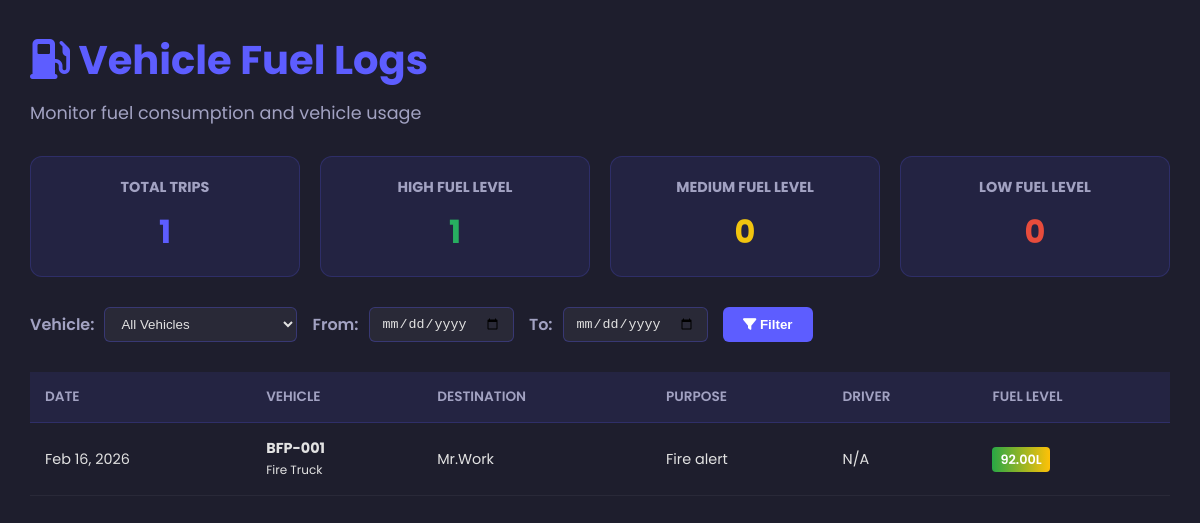
Page /vehicle_fuel_logs.php (signed in) on the committed database.
### tables this page shows
CREATE TABLE `trip_tickets` (
  `id` int(11) NOT NULL,
  `control_no` varchar(50) NOT NULL,
  `ticket_date` date NOT NULL,
  `driver_id` int(11) DEFAULT NULL,
  `vehicle_plate_no` varchar(20) NOT NULL,
  `authorized_passenger` varchar(255) DEFAULT NULL,
  `places_to_visit` text DEFAULT NULL,
  `purpose` text DEFAULT NULL,
  `dep_office_time` varchar(20) DEFAULT NULL,
  `arr_location_time` varchar(20) DEFAULT NULL,
  `dep_location_time` varchar(20) DEFAULT NULL,
  `arr_office_time` varchar(20) DEFAULT NULL,
  `approx_distance` decimal(10,2) DEFAULT NULL,
  `speedometer_start` int(11) DEFAULT NULL,
  `speedometer_end` int(11) DEFAULT NULL,
  `gas_balance_start` decimal(10,2) DEFAULT NULL,
  `gas_issued_office` decimal(10,2) DEFAULT NULL,
  `gas_added_trip` decimal(10,2) DEFAULT NULL,
  `gas_total` decimal(10,2) DEFAULT NULL,
  `gas_used_trip` decimal(10,2) DEFAULT NULL,
  `gas_balance_end` decimal(10,2) DEFAULT NULL,
  `gear_oil_issued` decimal(10,2) DEFAULT NULL,
  `lub_oil_issued` decimal(10,2) DEFAULT NULL,
  `grease_issued` decimal(10,2) DEFAULT NULL,
  `remarks` text DEFAULT NULL,
  `authorized_by` varchar(100) DEFAULT NULL,
  `auth_date` date DEFAULT NULL,
  `created_at` timestamp NOT NULL DEFAULT current_timestamp(),
  `status` enum('Pending','Active','Submitted') NOT NULL DEFAULT 'Pending',
  `qr_code` varchar(255) DEFAULT NULL,
  `passenger_1_name` varchar(255) DEFAULT NULL,
  `passenger_1_date` date DEFAULT NULL,
  `passenger_2_name` varchar(255) DEFAULT NULL,
  `passenger_2_date` date DEFAULT NULL,
  `passenger_3_name` varchar(255) DEFAULT NULL,
  `passenger_3_date` date DEFAULT NULL
);

CREATE TABLE `vehicles` (
  `id` int(11) NOT NULL,
  `vehicle_no` varchar(50) NOT NULL,
  `vehicle_type` varchar(100) NOT NULL,
  `make` varchar(100) DEFAULT NULL,
  `model` varchar(100) DEFAULT NULL,
  `year` int(4) DEFAULT NULL,
  `color` varchar(50) DEFAULT NULL,
  `engine_no` varchar(100) DEFAULT NULL,
  `chassis_no` varchar(100) DEFAULT NULL,
  `fuel_type` enum('gasoline','diesel','hybrid','lpg') DEFAULT 'gasoline',
  `fuel_capacity` decimal(10,2) DEFAULT 0.00,
  `current_fuel` decimal(10,2) DEFAULT 0.00,
  `gps_enabled` tinyint(1) DEFAULT 0,
  `gps_device_id` varchar(100) DEFAULT NULL,
  `sensor_enabled` tinyint(1) DEFAULT 0,
  `sensor_device_id` varchar(100) DEFAULT NULL,
  `vehicle_photo` varchar(255) DEFAULT NULL,
  `description` text DEFAULT NULL COMMENT 'Vehicle description and details',
  `status` enum('available','deployed','inactive','in_repair') DEFAULT 'available',
  `created_at` timestamp NOT NULL DEFAULT current_timestamp()
);

### vehicle_fuel_logs.php (the view, shortened to what this page needs)
<?php
require_once("db_connect.php");
$date_from = isset($_GET['date_from']) ? $_GET['date_from'] : null;
$date_to = isset($_GET['date_to']) ? $_GET['date_to'] : null;
$logs_sql = "SELECT
    tt.id, tt.vehicle_plate_no, tt.ticket_date, tt.places_to_visit, tt.purpose,
    v.id as vehicle_id, v.vehicle_no, v.vehicle_type, tt.gas_balance_end, tt.gas_used_trip,
    u.username as driver_name
FROM trip_tickets tt
LEFT JOIN vehicles v ON UPPER(v.vehicle_no) = UPPER(tt.vehicle_plate_no)
LEFT JOIN users u ON tt.driver_id = u.id
WHERE 1=1";
$params = [];
$logs_sql .= " ORDER BY tt.ticket_date DESC LIMIT 500";
$stmt = $pdo->prepare($logs_sql);
$stmt->execute($params);
$fuel_logs = $stmt->fetchAll(PDO::FETCH_ASSOC);
$stats_sql = "SELECT
    COUNT(*) as total_trips,
    SUM(CASE WHEN gas_balance_end > 50 THEN 1 ELSE 0 END) as high_fuel,
    SUM(CASE WHEN gas_balance_end BETWEEN 25 AND 50 THEN 1 ELSE 0 END) as medium_fuel,
    SUM(CASE WHEN gas_balance_end < 25 THEN 1 ELSE 0 END) as low_fuel
FROM trip_tickets";
$stats = $pdo->query($stats_sql)->fetch(PDO::FETCH_ASSOC);
?>
<!DOCTYPE html>
<html lang="en">
<head>
    <link rel="stylesheet" href="https://cdnjs.cloudflare.com/ajax/libs/font-awesome/6.4.0/css/all.min.css">
</head>
<body>
    <div class="wrapper">
        <main>
            <div class="page-header">
                <h1><i class="fas fa-gas-pump"></i> Vehicle Fuel Logs</h1>
                <p>Monitor fuel consumption and vehicle usage</p>
            </div>
            <div class="stats-grid">
                <div class="stat-card">
                    <h3>Total Trips</h3>
                    <div class="value"><?php echo number_format($stats['total_trips']); ?></div>
                </div>
                <div class="stat-card">
                    <h3>High Fuel Level</h3>
                    <div class="value" style="color: #27ae60;"><?php echo number_format($stats['high_fuel']); ?></div>
                </div>
                <div class="stat-card">
                    <h3>Medium Fuel Level</h3>
                    <div class="value" style="color: #f1c40f;"><?php echo number_format($stats['medium_fuel']); ?></div>
                </div>
                <div class="stat-card">
                    <h3>Low Fuel Level</h3>
                    <div class="value" style="color: #e74c3c;"><?php echo number_format($stats['low_fuel']); ?></div>
                </div>
            </div>
            <form method="GET" class="filters">
                <div class="filter-group">
                    <label for="vehicle">Vehicle:</label>
                    <select name="vehicle" id="vehicle">
                        <option value="">All Vehicles</option>
                    </select>
                </div>
                <div class="filter-group">
                    <label for="date_from">From:</label>
                    <input type="date" name="date_from" id="date_from" value="<?php echo htmlspecialchars($date_from); ?>">
                </div>
                <div class="filter-group">
                    <label for="date_to">To:</label>
                    <input type="date" name="date_to" id="date_to" value="<?php echo htmlspecialchars($date_to); ?>">
                </div>
                <button type="submit" class="btn-filter"><i class="fas fa-filter"></i> Filter</button>
            </form>
            <table class="logs-table">
                <thead>
                    <tr>
                        <th>Date</th>
                        <th>Vehicle</th>
                        <th>Destination</th>
                        <th>Purpose</th>
                        <th>Driver</th>
                        <th>Fuel Level</th>
                    </tr>
                </thead>
                <tbody>
                    <?php foreach ($fuel_logs as $log): ?>
                        <tr>
                            <td><?php echo date('M d, Y', strtotime($log['ticket_date'])); ?></td>
                            <td><strong><?php echo htmlspecialchars($log['vehicle_no'] ?? $log['vehicle_plate_no']); ?></strong><br><small><?php echo htmlspecialchars($log['vehicle_type']); ?></small></td>
                            <td><?php echo htmlspecialchars($log['places_to_visit']); ?></td>
                            <td><?php echo htmlspecialchars($log['purpose']); ?></td>
                            <td><?php echo htmlspecialchars($log['driver_name'] ?? 'N/A'); ?></td>
                            <td><span class="fuel-bar"><?php echo htmlspecialchars($log['gas_balance_end']); ?>L</span></td>
                        </tr>
                    <?php endforeach; ?>
                </tbody>
            </table>
        </main>
    </div>
</body>
</html>

### vehicle_fuel_logs.php (style rules this page uses)
* { box-sizing: border-box; }
body { margin: 0; font-family: 'Poppins', sans-serif; background: #1e1e2d; color: #e2e2e2; display: flex; min-height: 100vh; }
.wrapper { display: flex; width: 100%; }
main { flex: 1; padding: 30px; overflow-y: auto; }
.page-header { margin-bottom: 30px; }
.page-header h1 { font-size: 2.5rem; color: #5d5dff; margin: 0 0 10px 0; }
.page-header p { color: #a2a2c2; font-size: 1.1rem; margin: 0; }
.stats-grid { display: grid; grid-template-columns: repeat(auto-fit, minmax(200px, 1fr)); gap: 20px; margin-bottom: 30px; }
.stat-card { background: rgba(93, 93, 255, 0.1); border: 1px solid rgba(93, 93, 255, 0.2); padding: 20px; border-radius: 12px; text-align: center; }
.stat-card h3 { margin: 0 0 10px 0; color: #a2a2c2; font-size: 0.9rem; text-transform: uppercase; }
.stat-card .value { font-size: 2rem; color: #5d5dff; font-weight: 700; }
.filters { display: flex; gap: 15px; margin-bottom: 30px; flex-wrap: wrap; }
.filter-group { display: flex; gap: 10px; align-items: center; }
.filter-group label { color: #a2a2c2; font-weight: 600; }
.filter-group input, .filter-group select { padding: 8px 12px; background: rgba(255, 255, 255, 0.05); border: 1px solid rgba(93, 93, 255, 0.3); color: #e2e2e2; border-radius: 6px; }
.btn-filter { padding: 8px 20px; background: #5d5dff; color: white; border: none; border-radius: 6px; cursor: pointer; font-weight: 600; transition: all 0.3s; }
.logs-table { width: 100%; border-collapse: collapse; background: transparent; }
.logs-table th { background: rgba(93, 93, 255, 0.1); padding: 15px; text-align: left; font-weight: 600; border-bottom: 1px solid rgba(93, 93, 255, 0.2); color: #a2a2c2; text-transform: uppercase; font-size: 0.85rem; }
.logs-table td { padding: 15px; border-bottom: 1px solid rgba(255, 255, 255, 0.05); color: #e2e2e2; }
.fuel-bar { display: inline-block; height: 25px; background: linear-gradient(90deg, #28a745, #ffc107); border-radius: 4px; min-width: 50px; color: white; font-size: 0.8rem; line-height: 25px; padding: 0 8px; font-weight: 600; }
@media (max-width: 1200px) { .logs-table { font-size: 0.9rem; } }

### rows in the picture
trip_tickets: ticket_date "Feb 16, 2026", vehicles.vehicle_no "BFP-001", vehicles.vehicle_type "Fire Truck", places_to_visit "Mr.Work", purpose "Fire alert", driver_name "N/A", gas_balance_end "92.00"

### other values in the picture
$stats['total_trips'] "1"
$stats['high_fuel'] "1"
$stats['medium_fuel'] "0"
$stats['low_fuel'] "0"
